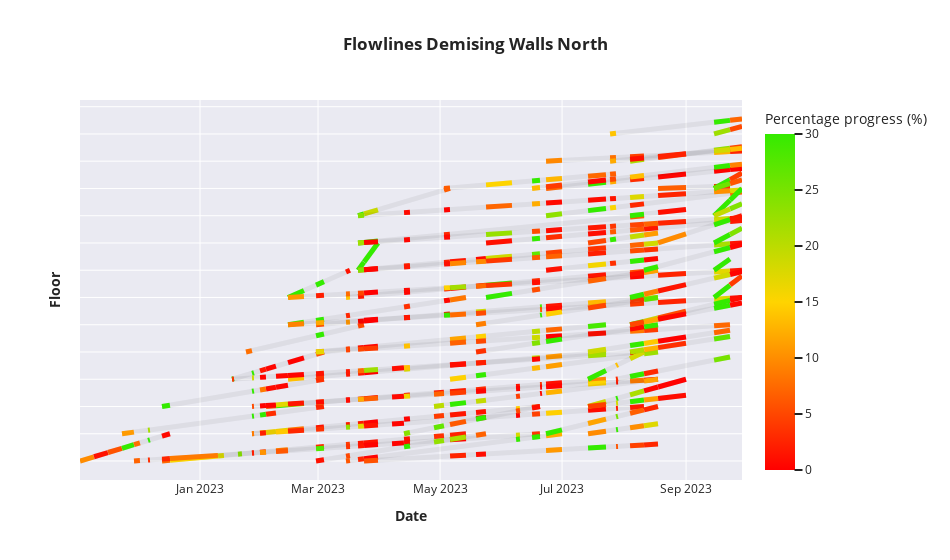

The code cell stored with this chart in its notebook:
### Code cell
#Create colorscale
custom_colorscale = [
    [0, "#ff0000"],
    [15, "#ffd400"], 
    [30,"#34eb00"]
]

fig = px.line(labels={'x': 'Date', 'y': 'Floor'}, 
              title='<b>Flowlines Demising Walls North<b>',
              template='seaborn')

WPfig1 = px.line()
WPfig2 = px.line()
WPfig3 = px.line()
WPfig4 = px.line()
WPfig5 = px.line()
WPfig6 = px.line()
WPfig1projection = px.line()
WPfig2projection = px.line()
WPfig3projection = px.line()
WPfig4projection = px.line()
WPfig5projection = px.line()
WPfig6projection = px.line()

figadditives = [WPfig1, WPfig2, WPfig3, WPfig4, WPfig5, WPfig6]
figadditivesprojection = [WPfig1projection, WPfig2projection, WPfig3projection, 
                             WPfig4projection, WPfig5projection, WPfig6projection]

k = 0

while k < 6:

    data = pd.DataFrame({
        'x': np.concatenate([np.array([interest_floors_dates[j][0], datereadjust(interest_floors_dates[j][1]), None]) for j in range(southfloornamelen*6+k, len(interest_floors_dates), len(set([i[2] for i in south_wp_dates])))]).tolist(),
        'y': np.concatenate([np.array([int((j)/len(set([i[2] for i in south_wp_dates])))-southfloornamelen, int((j)/len(set([i[2] for i in south_wp_dates])))+progress_gradients[j]-southfloornamelen, None]) for j in range(southfloornamelen*6+k, len(interest_floors_dates), len(set([i[2] for i in south_wp_dates])))]).tolist()
    })
    figadditives[k].add_trace(px.line(data, x='x', y = 'y', color_discrete_sequence=['black']).data[0])
    figadditives[k].update_traces(opacity = 0.05, hoverinfo = 'none', hovertemplate = None)
    #figadditives[k].update_layout(hovermode = False)
    
    for j in range(southfloornamelen*len(set([i[2] for i in south_wp_dates]))+k, len(interest_floors_progress), len(set([i[2] for i in south_wp_dates]))):

        if interest_floors_progress[j] == [[None, None]]:
            pass

        else:

            gradient_factor = 1

            if interest_floors_progress[j][-1][-1] < 95:
                
                gradient_factor = progress_gradients[j]
                figadditivesprojection[k].add_trace(px.line(x = list([datereadjust(interest_floors_dates[j][1]), interest_floors_Dates[j][1], None]), 
                                      y = list([(j-k)/6+gradient_factor-southfloornamelen,(j-k)/6+1-southfloornamelen, None]), color_discrete_sequence = ['black']).data[0])
                #Update hovertext
                figadditivesprojection[k].update_traces(hoverinfo = 'none', hovertemplate = None)
                figadditivesprojection[k].update_traces(opacity = 0.05)

            #Generate initial/final dates per week and their progress
            floordates = np.array([[i[1], datereadjust(i[2]), None] for i in interest_floors_progress[j]])
            floornum = np.array([[(j-k)/6+gradient_factor*(datetime.combine(i[1], Time)-datetime.combine(interest_floors_progress[j][0][1], Time))/(datereadjust(interest_floors_progress[j][-1][2])-datetime.combine(interest_floors_progress[j][0][1], Time))-southfloornamelen,
                          (j-k)/6+gradient_factor*(datereadjust(i[2])-datetime.combine(interest_floors_progress[j][0][1], Time))/(datereadjust(interest_floors_progress[j][-1][2])-datetime.combine(interest_floors_progress[j][0][1], Time))-southfloornamelen, 
                          None] for i in interest_floors_progress[j]])
            floorcolor = np.array([[i[0], i[0], i[0]] for i in interest_floors_progress[j]])

            #Color workout array to simulate the continuous scenario
            color_discrete_sequence=np.array([[color_interpolation(custom_colorscale, i[0]),
                                       color_interpolation(custom_colorscale, i[0]),
                                       color_interpolation(custom_colorscale, i[0])
                                       ] for i in interest_floors_progress[j]])
    
            # Define custom hover text for each bar in each set
            customdata0 = np.concatenate(np.array([[i[1], i[1], None] for i in interest_floors_progress[j]])).tolist()
            customdata1 = np.concatenate(np.array([[i[2]-timedelta(days=1), i[2]-timedelta(days=1), None] for i in interest_floors_progress[j]])).tolist()
            customdata2 = np.concatenate(floorcolor).tolist()
            customdata3 = np.concatenate(np.array([[i[3], i[4], None] for i in interest_floors_progress[j]])).tolist()
            customdata4 = np.concatenate(np.array([['L'+str(int(1+(j-k)/6-southfloornamelen)),
                          'L'+str(int(1+(j-k)/6-southfloornamelen)), None] for i in interest_floors_progress[j]])).tolist()
            
            custom_hover_text = ['Date Range: '+str(customdata0[i])+' to '+str(customdata1[i])+' <br>Cumulative Progress: '+str(np.round(customdata3[i], 2))+'% <br>Level: '+str(customdata4[i]) if i%3 == 0 
                                    else 'Date Range: '+str(customdata0[i])+' to '+str(customdata1[i])+'<br>Progress in period: '+
                                                           str(np.round(customdata2[i], 2))+'% <br>Cumulative Progress: '+str(np.round(customdata3[i], 2))+'% <br>Level: '+str(customdata4[i]) if i%3 == 1
                                                           else None for i in range(len(customdata0))]
            
            #Show dataframe
            data1 = pd.DataFrame({
            'x': np.concatenate(floordates).tolist(),
            'y': np.concatenate(floornum).tolist(),
            'Number': np.concatenate(floorcolor).tolist(),
            'customdata': custom_hover_text
            })
    
            #Create color map for discrete sequence
            color_map = {} 

            for i in range(len(interest_floors_progress[j])):
        
                color_map.update({interest_floors_progress[j][i][0]: np.concatenate(color_discrete_sequence)[3*i]})

            custom_hover_text = ['customdata']

            #Add data of the flowlines

            fig1 = px.line(data1, x='x', y='y',
                  #hover_data = {'Number': ':.2f'},
                  color = 'Number',
                  color_discrete_map=color_map,
                  labels={'x': 'Date', 'y': 'Floor'},
                  range_x = [np.concatenate(floordates)[0]-timedelta(days = 5), np.concatenate(floordates)[-2]+timedelta(days = 5)],
                  hover_data = custom_hover_text)
            
            #Update hovertext
            fig1.update_traces(
                hovertemplate='%{customdata[0]}'
            )


            for i in range(len(fig1.data)):
                figadditives[k].add_trace(fig1.data[i])
            
    #for i in range(len(figadditivesprojection[k].data)):
     #   fig.add_trace(figadditivesprojection[k].data[i])

    for i in range(len(figadditives[k].data)):
        figadditives[k].data[i].name = ''
        fig.add_trace(figadditives[k].data[i])

    k += 1

fig.update_layout(showlegend = False)

#Creating the colorscale
fig.add_trace(px.scatter(x=[None, None, None], y=[None, None, None], 
                         color=[0, custom_colorscale[1][0], custom_colorscale[2][0]], 
                         range_color = [0, custom_colorscale[2][0]]).data[0])
#Update size of plot
fig.update_layout(height=560, width=950)
#Thicken the lines to seem as 'bars'
fig.update_traces(line=dict(width=5))
# Update colorbar title and scale
fig.update_coloraxes(colorbar_title='Percentage progress (%)', colorscale = [[0, 'rgb(255,0,0)'], [custom_colorscale[1][0]/custom_colorscale[2][0], 'rgb(255,212,0)'], [1, 'rgb(52,235,0)']])
fig.update_layout(xaxis_title="<b>Date<b>", yaxis_title="<b>Floor<b>")
#Ticks for yaxis
fig.update_layout(yaxis = dict(tickmode='array', tickvals = [i for i in range(cladding_dates[1][1][-2]+1)], 
                               ticktext = ['']*(cladding_dates[1][1][-2]+1)))

#fig.show()
